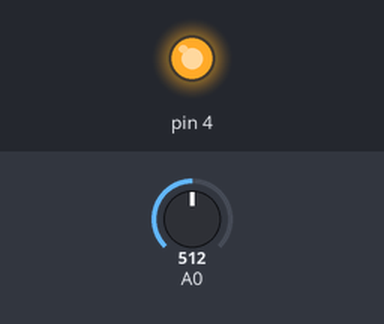
Bench run of a sketch on a simulated Arduino Uno, built with avr-gcc and run on an emulated ATmega328P. Parts: output pins drawn as LEDs (lit = HIGH). The inputs (shaded band) are chosen by the test bench; at power-on: A0 = 512. The local clock reads 2024-03-15 10:24:30 at power-on unless the sketch sets it; storage starts empty; what the sketch prints to the serial monitor is not drawn.

Above: at 1.2 s.
1.3 s: A0 set to 215
4.2 s: A0 set to 193
At 6.0 s:
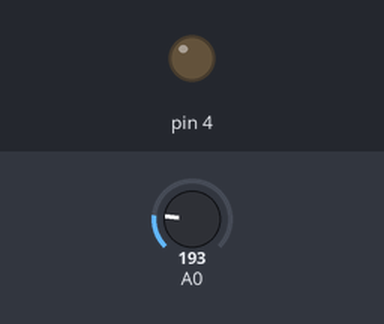
6.5 s: A0 set to 210
At 8.3 s:
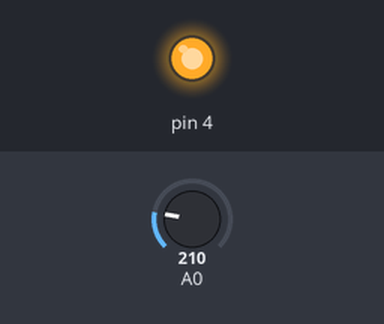
9.5 s: A0 set to 190
At 11.0 s:
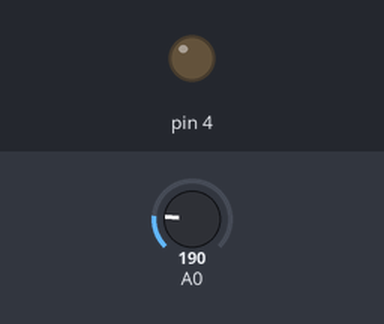
Timing chart, 0 to 12.5 s (numbered marks = the images above; inputs shaded):
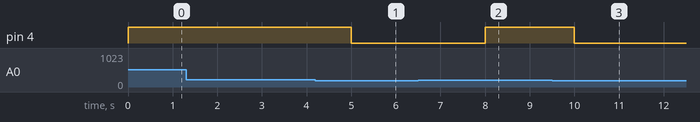

The sketch:

LENGKAP_LOGGER.ino
```cpp
#include <SD.h>
#include "RTClib.h"
#include <Wire.h>
#include <string.h>

RTC_DS3231 rtc;

char filename[] = "00000000.CSV";
File myFile;
String memorystatus="-";
String lastupdate="-";
String uptime;
double dd,hh,mm,ss;
double dummy =0.00;

//inisialization format
char datee[10];
char timee[8];
double detik = 0;

//SENSOR
int a;
double sensor;
double cnv;
double degree;
//SENSOR

#define INTERVAL_1 10
#define INTERVAL_2 300000 //10 menitan 600000
unsigned long time_1 = 0;
unsigned long time_2 = 0;
//delay systen


String dateTime,timeHours;

void setup()
{
Serial.begin(9600);
//Wire.begin(); //Important for RTClib.h
rtc.begin();

pinMode(4,OUTPUT);
digitalWrite(4,HIGH);

//Serial.println("RTC is NOT running!");
//// following line sets the RTC to the date & time this sketch was compiled
//rtc.adjust(DateTime(__DATE__, __TIME__));
//return;


 if(!SD.begin()){
      memorystatus="SD card error";
    }
    else{
      memorystatus="SD card OK";
      }


//Serial.print("Initializing SD card...");
//if (!SD.begin()) {
//Serial.println("initialization failed!");
//return;
//}
//Serial.println("initialization done.");
}

void(* resetFunc) (void) = 0; //declare reset function @ address 0


int b=0;
bool capt=true;
int capt_second;
unsigned long n;
void loop()
{
 DateTime now = rtc.now();
  int rtc_second = now.second();

  if(capt==true){
    capt_second=rtc_second;
    capt=false;
    }

  sprintf(datee,"%02d/%02d/%04d",now.day(),now.month(),now.year());
  dateTime = String(datee);
  sprintf(timee,"%02d:%02d:%02d",now.hour(),now.minute(),rtc_second);
  timeHours = String(timee);


  if(rtc_second != detik){
  n++;

int days = n / 60 / 60 / 24;
int hours = (n / 60 / 60) % 24;
int minutes = (n / 60) % 60;
int seconds = n % 60;

if(minutes == 31){
  resetFunc();  //call reset
  }

String sss="0";
String mmm="0";
String hhh="0";
String ddd="0";
if(seconds<10){
  sss="0";
  }
  else{
    sss="";
    }

if(minutes<10){
  mmm="0";
  }
  else{
    mmm="";
    }

if(hours<10){
  hhh="0";
  }
  else{
    hhh="";
    }

if(days<10){
  ddd="0";
  }
  else{
    ddd="";
    }


  uptime = ddd+String(days)+":"+hhh+String(hours)+":"+mmm+String(minutes)+":"+sss+String(seconds);

  detik= rtc_second;
    }

  //SENSOR ACQUISITION///////////////////////////////////////////////////


  if(millis()>=time_1 + INTERVAL_1){
     a++;
     sensor+=analogRead(A0);

     if(a==100){
      sensor=sensor/a;

      //sensor=map(sensor,0,102400,0,20000);
      //sensor=map(sensor,20500,102400,0,20000);
      //dummy=(sensor/100)+10-54;

      dummy = (sensor-205.00)*(200.00/818.00);

      if(dummy>=200){
        dummy=200;
        }

      if(dummy>=0 && dummy <=130){
        digitalWrite(4,HIGH);
        }

      else{
        digitalWrite(4,LOW);
        }


            sendToNextion(dateTime,timeHours,dummy,memorystatus,lastupdate,filename,uptime);
            Serial.flush();
      a=0;
      sensor=0;
      }
    time_1+=INTERVAL_1;
    }

  if(millis()>=time_2+INTERVAL_2){

//if(memorystatus=="SD card error"){
//        //memorystatus="SD card error!";
//        }
//        else{

      getFileName();
      createFileName();

          //}

    time_2+=INTERVAL_2;
    }


}

void getFileName(){
DateTime now = rtc.now();
filename[0] = (now.year()/1000)%10 + '0'; //To get 1st digit from year()
filename[1] = (now.year()/100)%10 + '0'; //To get 2nd digit from year()
filename[2] = (now.year()/10)%10 + '0'; //To get 3rd digit from year()
filename[3] = now.year()%10 + '0'; //To get 4th digit from year()
filename[4] = now.month()/10 + '0'; //To get 1st digit from month()
filename[5] = now.month()%10 + '0'; //To get 2nd digit from month()
filename[6] = now.day()/10 + '0'; //To get 1st digit from day()
filename[7] = now.day()%10 + '0'; //To get 2nd digit from day()
//Serial.println(filename);
}

void createFileName(){
  //memorystatus="SD card error!";
//Check file name exist?
if (SD.exists(filename)) {
myFile = SD.open(filename, FILE_WRITE);
if(myFile){
myFile.print(dateTime);
myFile.print(" ");
myFile.print(timeHours);
myFile.print(";");
myFile.print(dummy);
myFile.println();
myFile.close();
//Serial.println("exists.");
lastupdate = "Log: "+dateTime+" "+timeHours;
memorystatus = "SD card OK";
  }
  else{
    memorystatus = "SD error 12";
    }

}

else {
//Serial.println("doesn't exist.");
//Serial.println("Creating new file");
//Serial.println(filename);
myFile = SD.open(filename, FILE_WRITE);
if(myFile){
myFile.println("Datetime;Temperature(deg)");
myFile.print(dateTime);
myFile.print(" ");
myFile.print(timeHours);
myFile.print(";");
myFile.print(dummy);
myFile.println();
myFile.close();
lastupdate = "Log: "+dateTime+" "+timeHours;
memorystatus = "new file OK";
  }
  else{
    memorystatus = "SD error 13";
    }

}
}


#define MAX_TEMP 200
#define MIN_TEMP 0
#define MAX_WAVE_NEXTION 255
#define MIN_WAVE_NEXTION 0


void sendToNextion(String dateTime, String timeHours, double temp,String memory, String lastupdate, String filenamed,String uptime){
  sendTime(dateTime);
  sendDate(timeHours);
  sendTemp(temp);
  sendWaveform(temp);
  sendMemory(memory);
  sendLastupdate(lastupdate);
  sendFilename(filenamed);
  sendUptime(uptime);
}


void sendUptime(String dataIn){
  String sendIt = "t11.txt=\""+String(dataIn)+"\"";
  Serial.print(sendIt);
  endNextion();
}

void sendFilename(String dataIn){
  String sendIt = "t8.txt=\""+String(dataIn)+"\"";
  Serial.print(sendIt);
  endNextion();
}

void sendLastupdate(String dataIn){
  String sendIt = "t7.txt=\""+String(dataIn)+"\"";
  Serial.print(sendIt);
  endNextion();
}

void sendMemory(String dataIn){
  String sendIt = "t6.txt=\""+String(dataIn)+"\"";
  Serial.print(sendIt);
  endNextion();
}

void sendTime(String dataIn){
  String sendIt = "time.txt=\""+String(dataIn)+"\"";
  Serial.print(sendIt);
  endNextion();
}
void sendDate(String dataIn){
  String sendIt = "date.txt=\""+String(dataIn)+"\"";
  Serial.print(sendIt);
  endNextion();
}
void sendTemp(double dataIn){
  String sendIt = "temp.txt=\""+String(dataIn)+"\"";
  Serial.print(sendIt);
  endNextion();
}
void sendWaveform(double dataIn){

  int decimalMap = (((dataIn - MIN_TEMP)/(MAX_TEMP - MIN_TEMP))*( MAX_WAVE_NEXTION - MIN_WAVE_NEXTION))*0.9843137255;
  String sendIt = "add 3,0,"+String(decimalMap);
  Serial.print(sendIt);
  endNextion();

}
void endNextion() {
  Serial.write(0xff);
  Serial.write(0xff);
  Serial.write(0xff);
}
```

Measured:
- the behaviour switches between 205 and 204 on A0 (found by bisection; images 0 and 1)
- after the input at 1.3 s, every drawn part: stays the same
- after the input at 4.2 s, pin 4: HIGH → LOW after 0.80 s
- after the input at 6.5 s, pin 4: LOW → HIGH after 1.5 s
- after the input at 9.5 s, pin 4: HIGH → LOW after 0.50 s
